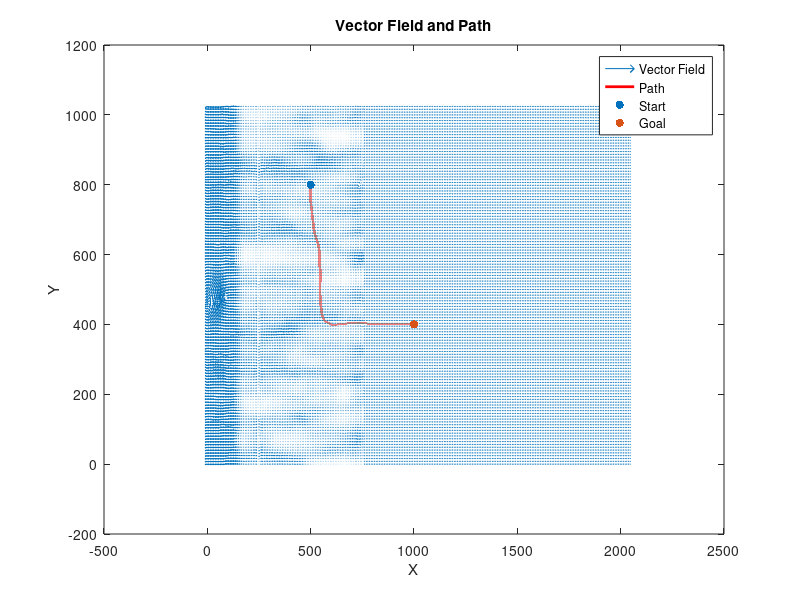

The MATLAB source for this figure:
% Read vector field from file
vectorFieldData = load('vector_field.txt');
x = vectorFieldData(:, 1);
y = vectorFieldData(:, 2);
u = vectorFieldData(:, 3);
v = vectorFieldData(:, 4);

% Read path from file
pathData = load('path.txt');
pathX = pathData(:, 1);
pathY = pathData(:, 2);

% Create a quiver plot for the vector field
figure;
quiver(x, y, u, v);
hold on;

% Plot the path
plot(pathX, pathY, 'r', 'LineWidth', 2);
scatter(pathX(1), pathY(1), 'go', 'filled'); % Start point
scatter(pathX(end), pathY(end), 'bo', 'filled'); % Goal point

% Add labels and title
xlabel('X');
ylabel('Y');
title('Vector Field and Path');
legend('Vector Field', 'Path', 'Start', 'Goal');

hold off;
